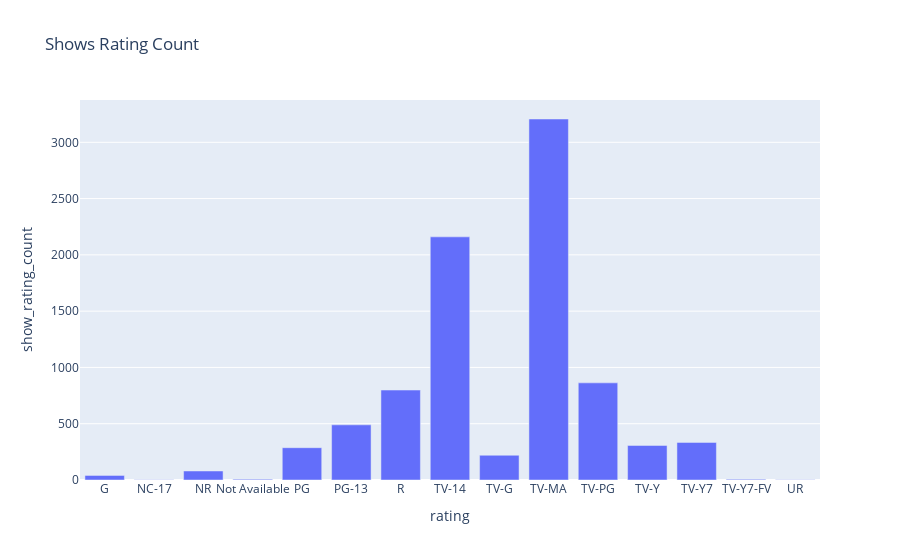

The notebook cell saved with this chart:
### Code cell
fig=px.bar(df_netflix_rating,y='show_rating_count',x=df_netflix_rating.index,title='Shows Rating Count')
fig.show()

### Figure 1 — Plotly figure (JSON) as saved in the notebook; plotly's stock layout.template omitted (floating-point values rounded to 4 significant figures)
{"data": [{"alignmentgroup": "True", "hovertemplate": "rating=%{x}<br>show_rating_count=%{y}<extra></extra>", "legendgroup": "", "marker": {"color": "#636efa", "pattern": {"shape": ""}}, "name": "", "offsetgroup": "", "orientation": "v", "showlegend": false, "textposition": "auto", "type": "bar", "x": ["G", "NC-17", "NR", "Not Available", "PG", "PG-13", "R", "TV-14", "TV-G", "TV-MA", "TV-PG", "TV-Y", "TV-Y7", "TV-Y7-FV", "UR"], "xaxis": "x", "y": [41, 3, 80, 7, 287, 490, 799, 2160, 220, 3207, 863, 307, 334, 6, 3], "yaxis": "y"}], "layout": {"barmode": "relative", "legend": {"tracegroupgap": 0}, "title": {"text": "Shows Rating Count"}, "xaxis": {"anchor": "y", "domain": [0, 1], "title": {"text": "rating"}}, "yaxis": {"anchor": "x", "domain": [0, 1], "title": {"text": "show_rating_count"}}}}
